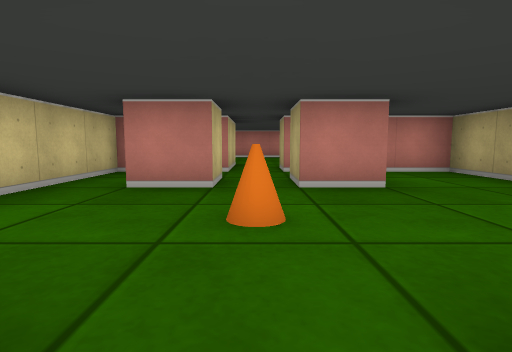
view 1 (above)

20 first-person views from a walk through a cub3D ray-caster map. The camera is about half as high as the walls, tilts 6° down and sees 80° across. The floor is counted in squares. Each view is taken from the middle of a square. On the plan, view 1 faces up. The plan holds only what a view shows up to about 9 squares ahead; the rest is blank.

view 2
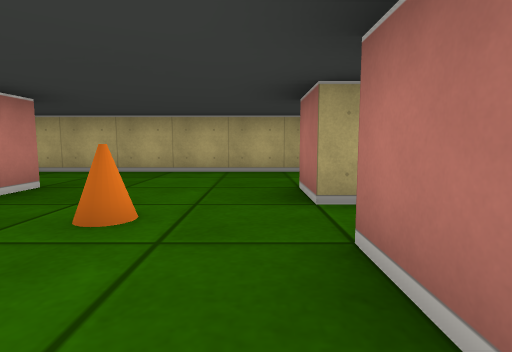

view 3
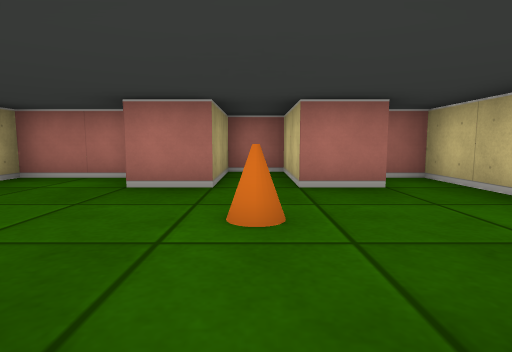

view 4
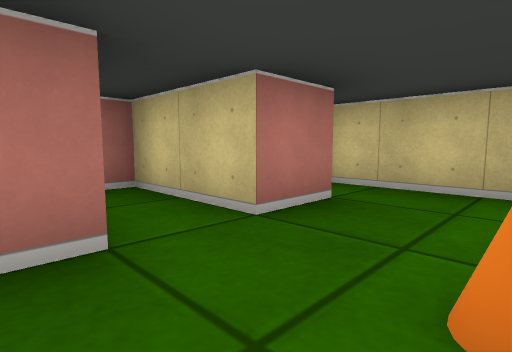

view 5
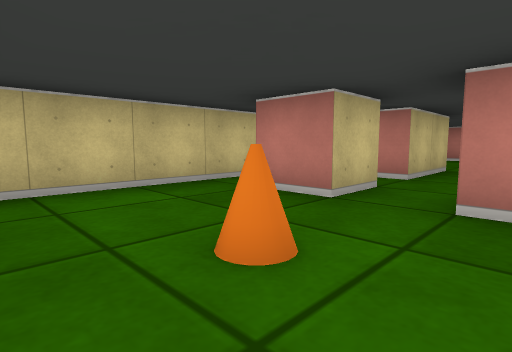

view 6
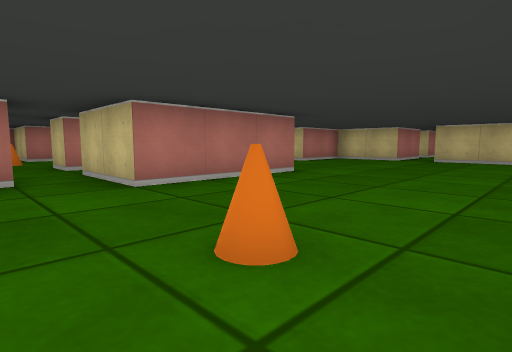

view 7
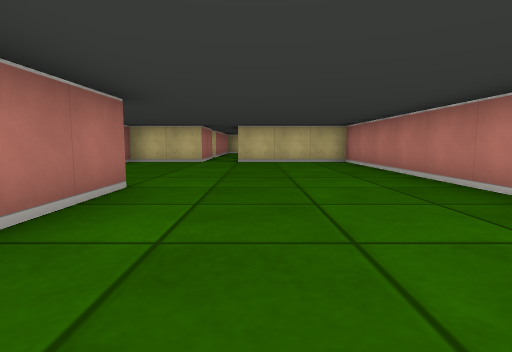

view 8
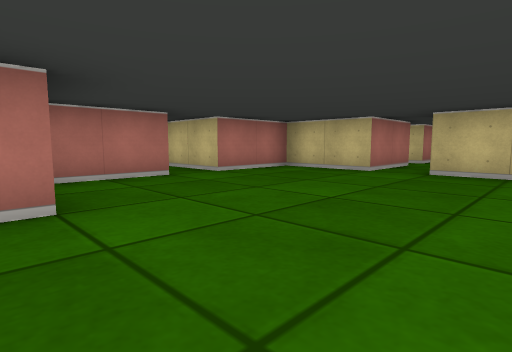

view 9
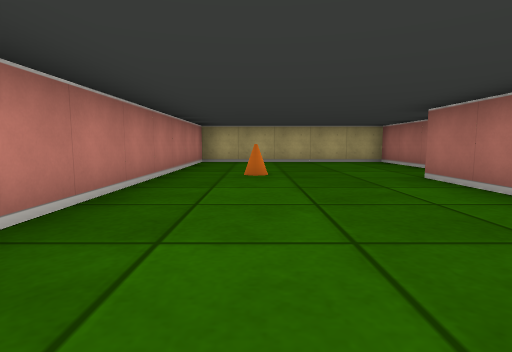

view 10
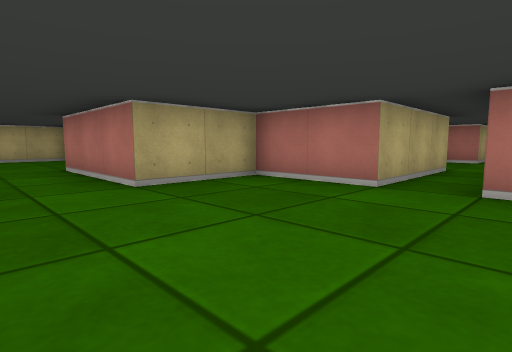

view 11
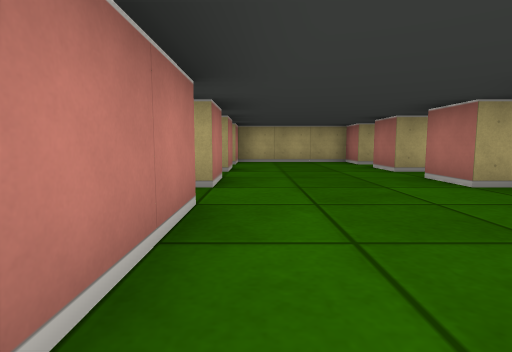

view 12
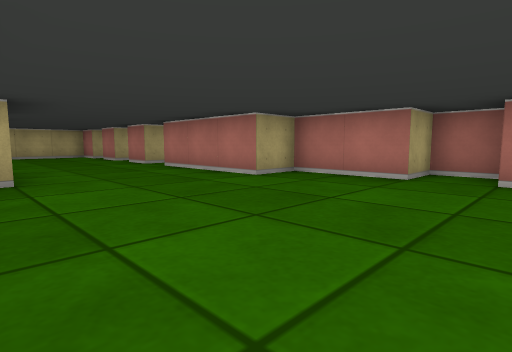

view 13
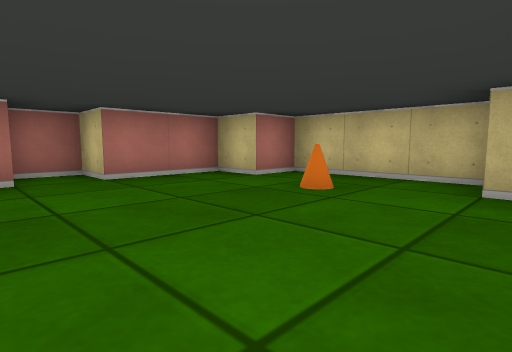

view 14
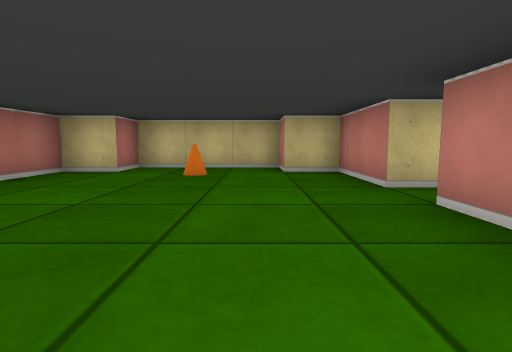

view 15
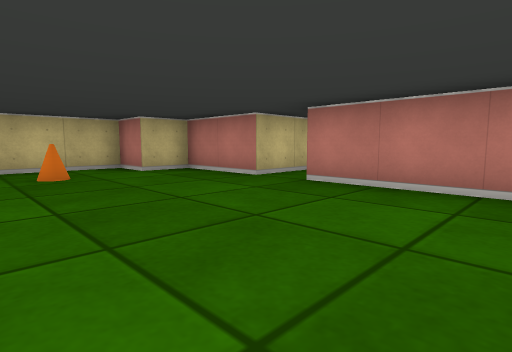

view 16
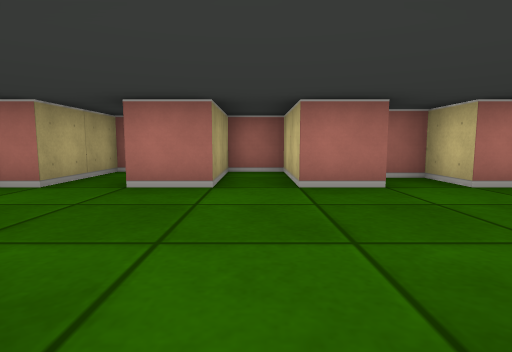

view 17
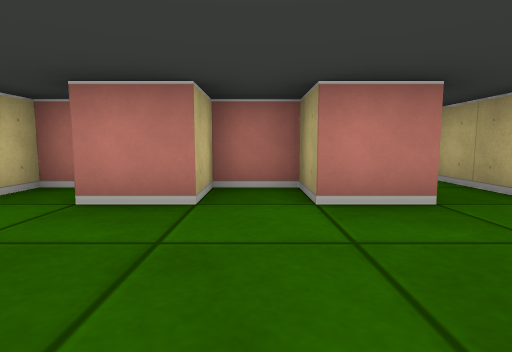

view 18
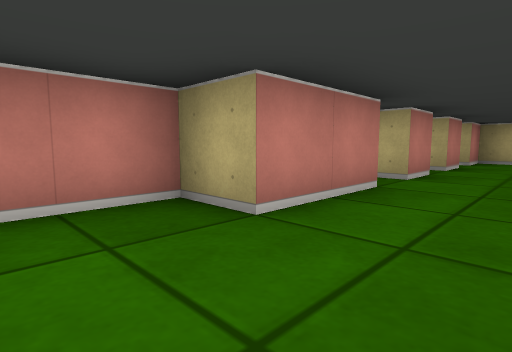

view 19
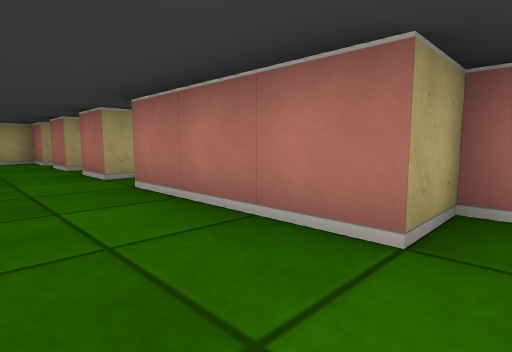

view 20
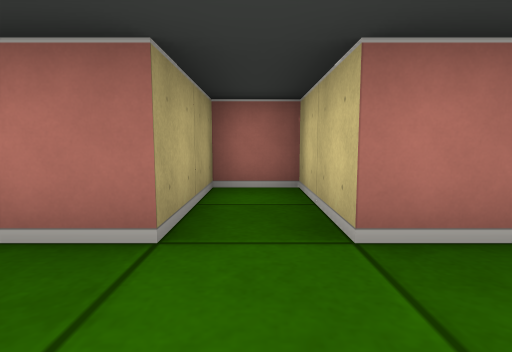

### Floor plan
Points are (right, up) in squares from view 1. A wall is a line through its corners. A room is listed if a view was taken in it or the views show most of it. See-through windows are left out.
Room 1 (views 1, 2, 3, 4, 5)
walls: (1.6, 3.5) (0.5, 3.5) (0.5, 4.5); (1.9, -0.5) (3.5, -0.5) (3.5, 5.5) (2.2, 5.5); (-1.6, 0.5) (-0.5, 0.5) (-0.5, -1.5) (0.5, -1.5) (0.5, 0.5) (1.5, 0.5); (-0.5, 4.6) (-0.5, 3.5) (-1.5, 3.5); (-0.5, 5.5) (-2.5, 5.5) (-2.5, -0.5) (-1.9, -0.5)
ways out: opening at (0, 6) to room 2
objects: cone (0, 2)
Room 2 (views 6, 7, 8, 9, 10)
walls: (0.5, 5.5) (0.5, 6.5) (3.5, 6.5) (3.5, 11.5) (-8.5, 11.5) (-8.5, 8.5); (-8.5, 7.5) (-8.5, 5.5) (-6.5, 5.5) (-6.5, 3.6); (-5.5, 2.5) (-5.5, 5.5) (-3.5, 5.5) (-3.5, 7.5) (-0.5, 7.5) (-0.5, 5.5)
ways out: opening at (0, 6) to room 1; opening at (-6, 3) to room 3; opening at (-9.5, 8)
objects: cone (0, 10)
Room 3 (views 11, 12, 13, 14, 15, 16, 17, 18, 19, 20)
walls: (-10.4, 2.5) (-12.5, 2.5) (-12.5, 3.5) (-15.5, 3.5); (-10, 3.5) (-10.5, 3.5) (-10.5, 2.9); (-9.5, -1.1) (-9.5, -0.5) (-8.5, -0.5) (-8.5, -2.5) (-7.5, -2.5) (-7.5, -0.5) (-6.5, -0.5); (-16.5, 3.5) (-18.5, 3.5) (-18.5, 2.5) (-19.5, 2.5) (-19.5, -0.5) (-18.5, -0.5) (-18.5, -1.5) (-16.5, -1.5) (-16.5, -2.5) (-15.5, -2.5) (-15.5, -1.5) (-13.5, -1.5) (-13.5, -0.5) (-10.5, -0.5) (-10.5, -1.5) (-9.9, -1.5); (-6.4, 2.5) (-7.5, 2.5) (-7.5, 3.5) (-8.5, 3.5) (-8.5, 2.5) (-9.5, 2.5) (-9.5, 3); (-5.5, -2.5) (-5.5, -0.5) (-4.5, -0.5) (-4.5, 2.5) (-5.5, 2.5)
ways out: opening at (-6, 3) to room 2; opening at (-16, 4.5)
objects: cone (-18, 1)

Positions as (right, up) in squares from view 1, and headings:
1: (0, 0), facing up
2: (-2, 1), facing right
3: (0, 4), facing down
4: (1, 2), facing down-left
5: (1, 1), facing up-left
6: (1, 11), facing down-left
7: (0, 9), facing left
8: (-3, 10), facing down-left
9: (-5, 10), facing right
10: (-7, 9), facing down-right
11: (-13, 2), facing right
12: (-17, 3), facing down-right
13: (-15, 3), facing down-left
14: (-13, 2), facing left
15: (-13, 0), facing up-left
16: (-8, 3), facing down
17: (-8, 0), facing up
18: (-14, 1), facing up-right
19: (-14, 1), facing down-right
20: (-8, 1), facing down
